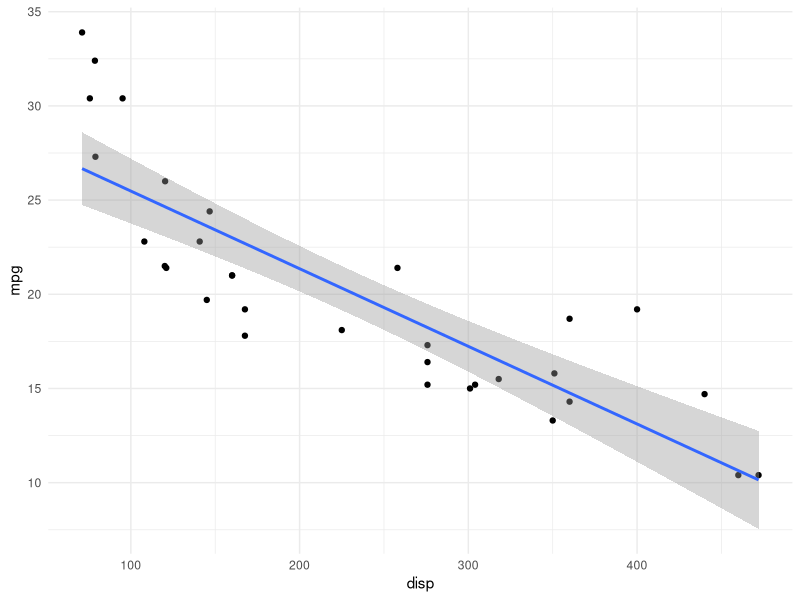
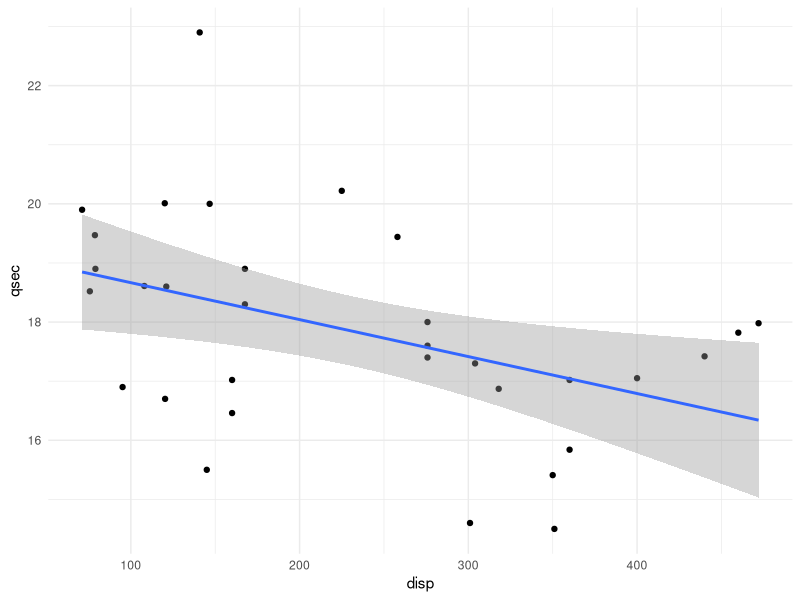
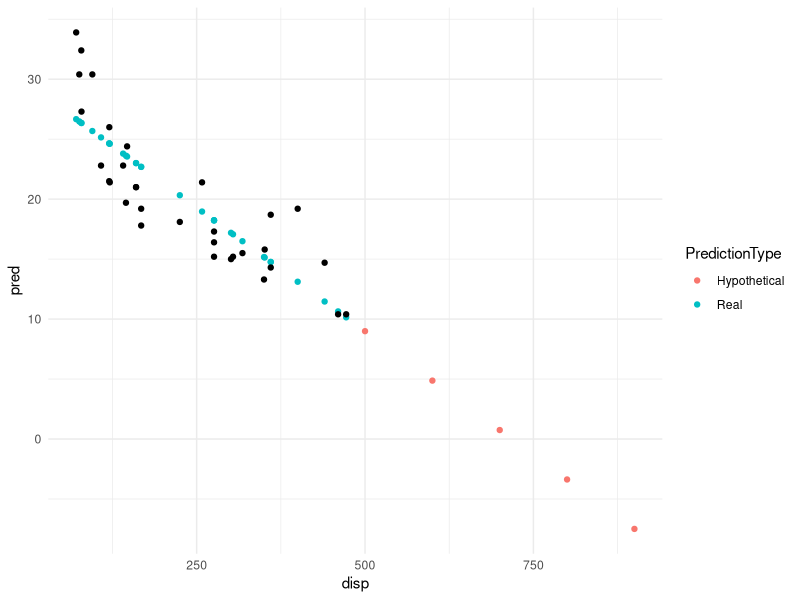

Recreate these plots in R, in order.
############## Assignment 8 practice  ########################


#### Practice first: ####

library(modelr)
library(broom)
library(tidyverse)
library(fitdistrplus)

data("mtcars")
glimpse(mtcars)

mod1 = lm(mpg ~ disp, data = mtcars)
summary(mod1)

ggplot(mtcars, aes(x=disp,y=mpg)) + 
  geom_point() + 
  geom_smooth(method = "lm") +
  theme_minimal()

mod2 = lm(mpg ~ qsec, data = mtcars)
ggplot(mtcars, aes(x=disp,y=qsec)) + 
  geom_point() + 
  geom_smooth(method = "lm") +
  theme_minimal()

#which is the better model? compare mean-squared-errors. The smaller the better
mean(mod1$residuals^2)

mean(mod2$residuals^2) # much larger mean-squared-error, so not a great model to use

df <- mtcars %>% 
  add_predictions(mod1) 
df[,c("mpg","pred")] %>% head()


# Make a new dataframe with the predictor values we want to assess
# mod1 only has "disp" as a predictor so that's what we want to add here
newdf = data.frame(disp = c(500,600,700,800,900)) # anything specified in the model needs to be here with exact matching column names

# making predictions
pred = predict(mod1, newdata = newdf)

# combining hypothetical input data with hypothetical predictions into one new data frame
hyp_preds <- data.frame(disp = newdf$disp,
                        pred = pred)

# Add new column showing whether a data point is real or hypothetical
df$PredictionType <- "Real"
hyp_preds$PredictionType <- "Hypothetical"

# joining our real data and hypothetical data (with model predictions)
fullpreds <- full_join(df,hyp_preds)


# plot those predictions on our original graph
ggplot(fullpreds,aes(x=disp,y=pred,color=PredictionType)) +
  geom_point() +
  geom_point(aes(y=mpg),color="Black") +
  theme_minimal()
